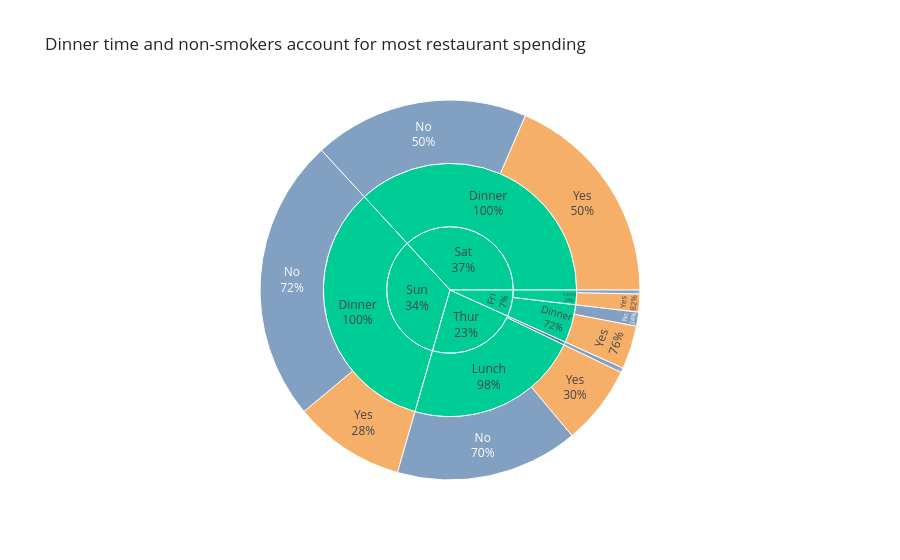

Here is the notebook cell this chart was saved with:
### Markdown cell above
## Task 2 — Sunburst: tipping behaviour by day and meal time

**What to build:** A sunburst chart using the built-in `tips` dataset showing how **total bill amount** is distributed across day → time → smoker status.

**Requirements:**
- Load tips with `px.data.tips()`
- Aggregate **total bill** (sum of `total_bill`) per group — not count
- Hierarchy: `path=['day', 'time', 'smoker']`
- Colour encodes smoker status with a CVD-safe blue/orange palette
- Grey out parent nodes (day and time level)
- Use `percent parent` for text labels
- Insight title describing where the most spending happens

> 💡 `tips.groupby(['day', 'time', 'smoker'])['total_bill'].sum().reset_index()`

### Code cell
# Task 2
# Load tips dataset
tips = px.data.tips()

# Aggregate total bill
tips_grouped = (
    tips.groupby(['day', 'time', 'smoker'])['total_bill']
    .sum()
    .reset_index()
)

# Create sunburst chart
fig = px.sunburst(
    tips_grouped,
    path=['day', 'time', 'smoker'],
    values='total_bill',
    color='smoker',
    color_discrete_map={
        'Yes': '#F28E2B',
        'No': '#4E79A7'
    },
    title='Dinner time and non-smokers account for most restaurant spending'
)

# Grey parent nodes
fig.update_traces(
    root_color='lightgrey',
    textinfo='label+percent parent'
)

fig.update_layout(
    template='simple_white'
)

fig.show()

# Save chart
fig.write_image("task2_chart.png")

### Figure 1 — Plotly figure (JSON) as saved in the notebook; plotly's stock layout.template omitted (floating-point values rounded to 4 significant figures)
{"data": [{"branchvalues": "total", "customdata": [["(?)"], ["(?)"], ["(?)"], ["(?)"], ["(?)"], ["(?)"], ["(?)"], ["(?)"], ["(?)"], ["No"], ["No"], ["No"], ["No"], ["No"], ["No"], ["No"], ["Yes"], ["Yes"], ["Yes"], ["Yes"], ["Yes"]], "domain": {"x": [0, 1], "y": [0, 1]}, "hovertemplate": "labels=%{label}<br>total_bill=%{value}<br>parent=%{parent}<br>id=%{id}<br>smoker=%{customdata[0]}<extra></extra>", "ids": ["Thur", "Sat", "Fri", "Thur/Lunch", "Sun/Dinner", "Sat/Dinner", "Fri/Lunch", "Fri/Dinner", "Sun", "Thur/Dinner", "Fri/Dinner/No", "Thur/Dinner/No", "Sun/Dinner/No", "Sat/Dinner/No", "Fri/Lunch/No", "Thur/Lunch/No", "Sun/Dinner/Yes", "Sat/Dinner/Yes", "Fri/Lunch/Yes", "Fri/Dinner/Yes", "Thur/Lunch/Yes"], "labels": ["Thur", "Sat", "Fri", "Lunch", "Dinner", "Dinner", "Lunch", "Dinner", "Sun", "Dinner", "No", "No", "No", "No", "No", "No", "Yes", "Yes", "Yes", "Yes", "Yes"], "marker": {"colors": ["#00cc96", "#00cc96", "#00cc96", "#00cc96", "#00cc96", "#00cc96", "#00cc96", "#00cc96", "#00cc96", "#4E79A7", "#4E79A7", "#4E79A7", "#4E79A7", "#4E79A7", "#4E79A7", "#4E79A7", "#F28E2B", "#F28E2B", "#F28E2B", "#F28E2B", "#F28E2B"]}, "name": "", "parents": ["", "", "", "Thur", "Sun", "Sat", "Fri", "Fri", "", "Thur", "Fri/Dinner", "Thur/Dinner", "Sun/Dinner", "Sat/Dinner", "Fri/Lunch", "Thur/Lunch", "Sun/Dinner", "Sat/Dinner", "Fri/Lunch", "Fri/Dinner", "Thur/Lunch"], "root": {"color": "lightgrey"}, "textinfo": "label+percent parent", "type": "sunburst", "values": [1096.0, 1778.0, 325.9, 1078.0, 1627.0, 1778.0, 89.92, 236.0, 1627.0, 18.78, 57.7, 18.78, 1169.0, 884.8, 15.98, 751.3, 458.3, 893.6, 73.94, 178.3, 326.2]}], "layout": {"legend": {"tracegroupgap": 0}, "title": {"text": "Dinner time and non-smokers account for most restaurant spending"}}}
